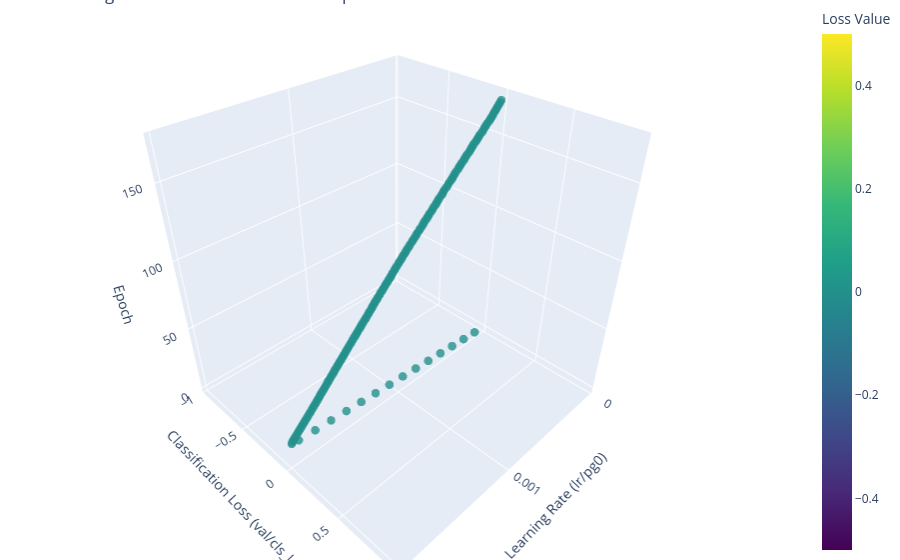

The cell this chart's notebook holds for it:
### Code cell
graph_LrLoss_3D(df)

### Figure 1 — Plotly figure (JSON) as saved in the notebook; plotly's stock layout.template omitted (floating-point values rounded to 4 significant figures; data arrays with more than 128 entries replaced by an {"elided": "..."} marker saying what was removed)
{"data": [{"marker": {"color": {"elided": "173 int values"}, "colorbar": {"title": {"text": "Loss Value"}}, "colorscale": [[0, "#440154"], [0.1111, "#482878"], [0.2222, "#3e4989"], [0.3333, "#31688e"], [0.4444, "#26828e"], [0.5556, "#1f9e89"], [0.6667, "#35b779"], [0.7778, "#6ece58"], [0.8889, "#b5de2b"], [1, "#fde725"]], "opacity": 0.8, "size": 5}, "mode": "markers", "type": "scatter3d", "x": {"elided": "173 float values"}, "y": {"elided": "173 int values"}, "z": {"elided": "173 int values"}}], "layout": {"margin": {"b": 0, "l": 0, "r": 0, "t": 0}, "scene": {"xaxis": {"title": {"text": "Learning Rate (lr/pg0)"}}, "yaxis": {"title": {"text": "Classification Loss (val/cls_loss)"}}, "zaxis": {"title": {"text": "Epoch"}}}, "title": {"text": "Learning Rate vs. Validation Loss vs. Epoch"}}}
